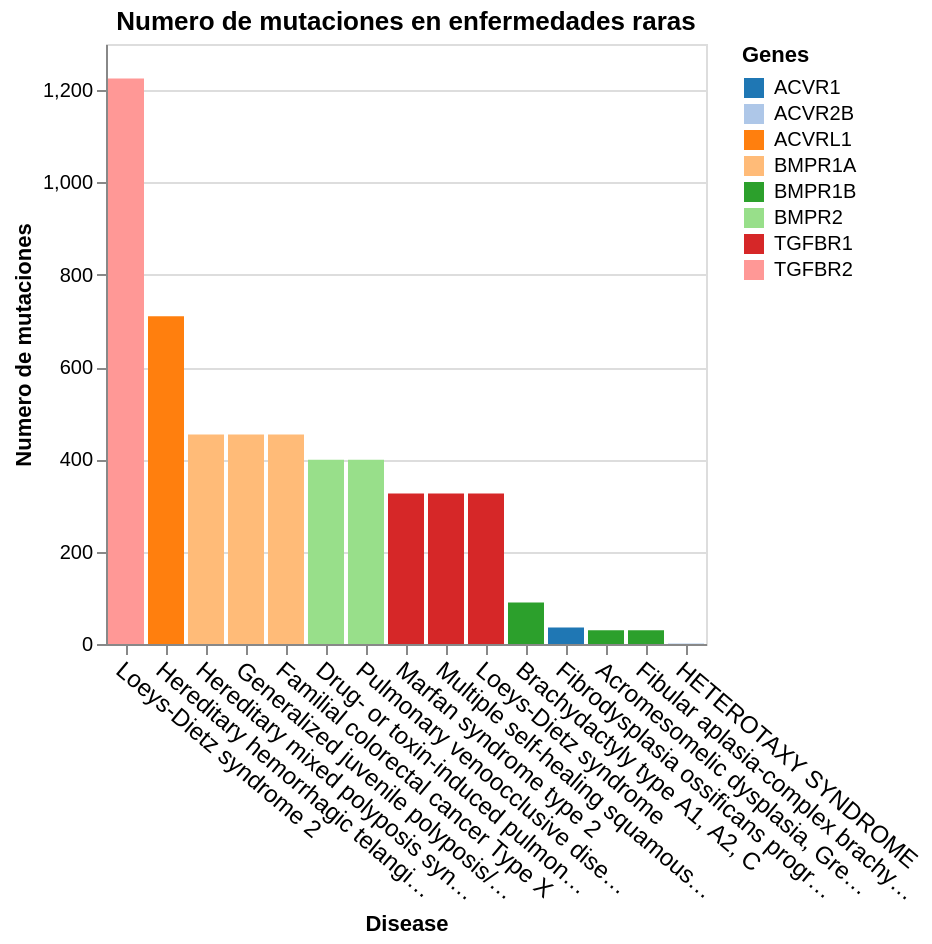

The code cell stored with this chart in its notebook:
### Code cell
import altair as alt
alt.data_transformers.enable('default', max_rows=None)

g1=alt.Chart(rare_disease_variations).mark_bar().encode(
    x=alt.X('Disease',axis=alt.Axis(
              labelAngle=40, labelFontSize=12), sort='-y'),
    y=alt.Y('count(Protein change):Q').title('Numero de mutaciones'),
    color=alt.Color('GeneSymbol', scale=alt.Scale(scheme='category20'), title='Genes')
).properties(
    title='Numero de mutaciones en enfermedades raras'
)

g2=alt.Chart(rare_disease_variations).mark_arc().encode(
    theta='count(Protein change)):Q',
    color="Molecular consequence"
).properties(
    title='Tipo de mutacion mas frecuente en cancer'
)
g1

### Figure 1 — Vega-Lite specification as saved in the notebook (floating-point values rounded to 4 significant figures; data arrays with more than 128 entries replaced by an {"elided": "..."} marker saying what was removed)
{"config": {"view": {"continuousWidth": 300, "continuousHeight": 300}}, "data": {"name": "data-9cfaae38eaaa171c1b6f7752bd2ba158"}, "mark": {"type": "bar"}, "encoding": {"color": {"field": "GeneSymbol", "scale": {"scheme": "category20"}, "title": "Genes", "type": "nominal"}, "x": {"axis": {"labelAngle": 40, "labelFontSize": 12}, "field": "Disease", "sort": "-y", "type": "nominal"}, "y": {"aggregate": "count", "field": "Protein change", "title": "Numero de mutaciones", "type": "quantitative"}}, "title": "Numero de mutaciones en enfermedades raras", "$schema": "https://vega.github.io/schema/vega-lite/v5.16.3.json", "datasets": {"data-9cfaae38eaaa171c1b6f7752bd2ba158": {"elided": "5260 records"}}}
